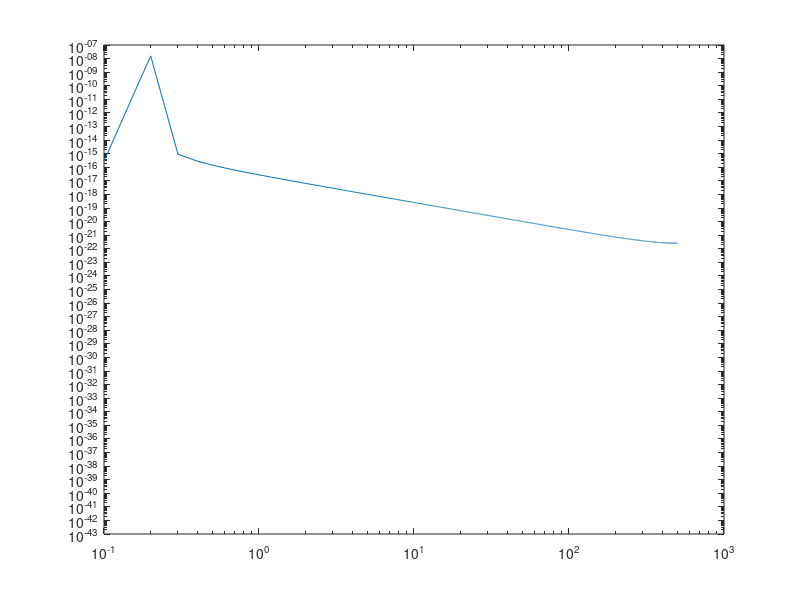
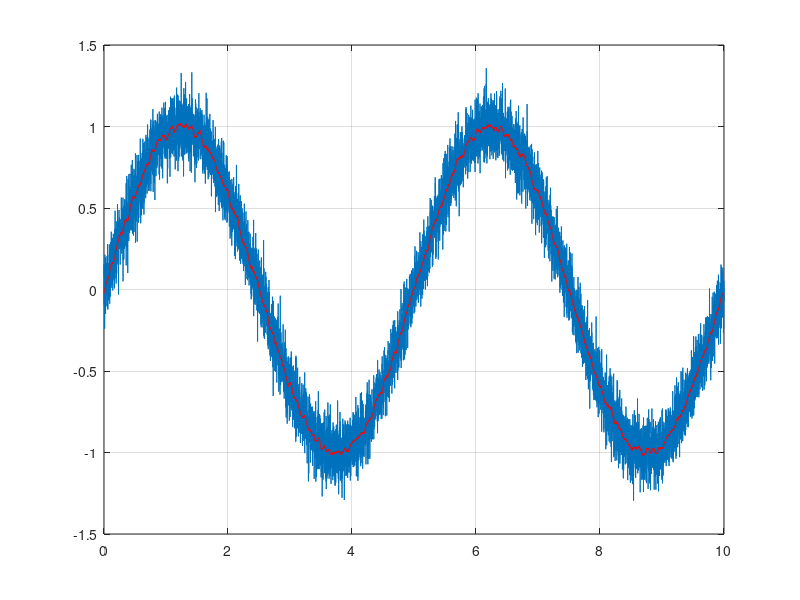
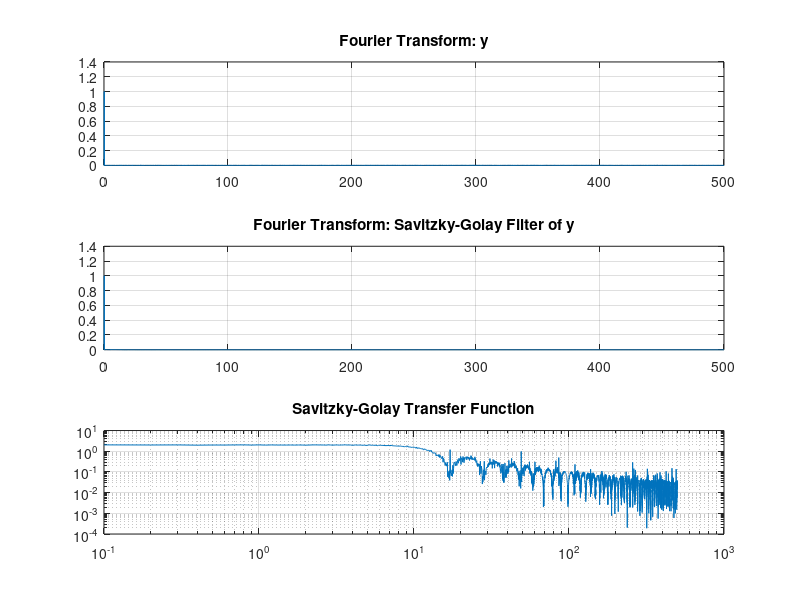

The MATLAB source for these figures, in order:
% Testing PSD against sine wave
N = 10000;
Tdur = 10.0;
Arms = 0.126e-3;
t = linspace(0,Tdur,N);
y = Arms * sqrt(2) * sin(2*pi/5.*t);
f = linspace(0,1/(t(2)-t(1))/2,N/2);
df = f(2)-f(1);
Y = abs(fft(y)/N).^2;
psd = Y(1:N/2) * 2;
loglog(f,psd)

%%
t = linspace(0, 10,10001);
y = sin(2*pi*t/5) + randn(size(t))/10;
sgf = sgolayfilt(y, 3, 101);
figure
plot(t, y)
hold on
plot(t, sgf, '-r')
hold off
grid
L = numel(t);
Ts = mean(diff(t));
Fs = 1/Ts;
Fn = Fs/2;
FTy = fft(y)/L;
FTsgf = fft(sgf)/L;
Fv = linspace(0, 1, fix(L/2)+1)*Fn;
Iv = 1:numel(Fv);
figure
subplot(3,1,1)
plot(Fv, abs(FTy(Iv))*2)
grid
title('Fourier Transform: y')
subplot(3,1,2)
plot(Fv, abs(FTsgf(Iv))*2)
grid
title('Fourier Transform: Savitzky-Golay Filter of y')
subplot(3,1,3)
loglog(Fv, abs(FTsgf(Iv)./FTy(Iv))*2)
grid
title('Savitzky-Golay Transfer Function')